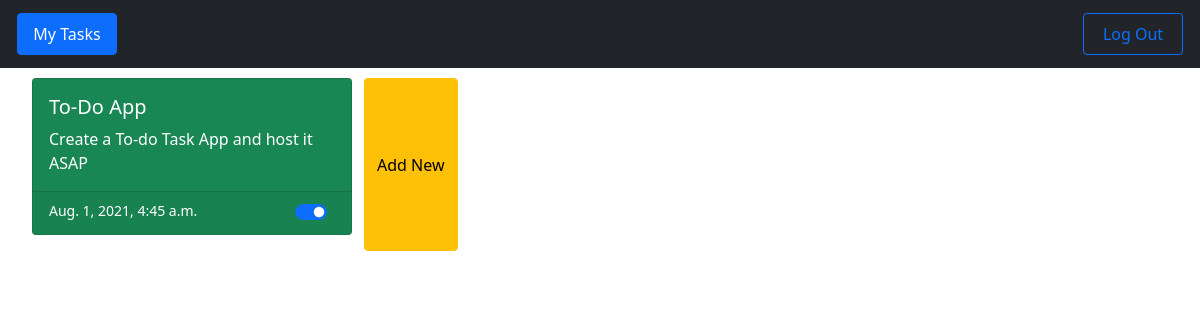
The page /todo/ (signed in) on the database its author committed.
### todo/models.py (models this page shows)
class Task(models.Model):
    STATUS_CHOICES = (
        ("open", "Open"),
        ("closed", "Closed"),
    )
    title = models.CharField(max_length = 64, )
    description = models.CharField(max_length = 500, blank=True )
    timestamp = models.DateTimeField(auto_now_add=True)
    status = models.CharField(max_length = 10, choices = STATUS_CHOICES, default = 'open')

### todo/views.py (the view)
# urls.py: path("", views.index, name="index"),
def index(request):
    if request.user.is_authenticated:
        UserTask.objects.get_or_create(user = request.user)
        return render(request, "todo/index.html",{
            "UserTask" : UserTask.objects.filter(user = request.user)
        })
    else:
        return HttpResponseRedirect(reverse("todo:login"))

### cart/context_processors.py (called while the page is built)
def cart(request):
    return {'cart': Cart(request)}

### todo/templates/todo/index.html (shortened to what this page needs)
{% extends "todo/layout.html" %}
{% load static %}
{% block body %}
  <div class="row row-cols-1 row-cols-md-auto g-4">
    {% for i in UserTask %}
      {% for j in i.tasks.all %}
        <div class="col">
          <a href="{% url 'todo:task' j.id %}" style="text-decoration:none">
            {% if j.status == "open" %}
              <div class="card text-white bg-success mb-3" id="task{{ j.id }}" style="max-width: 20rem;">
                <div class="card-body">
                  <h5 class="card-title">{{ j.title }}</h5>
                  <p class="card-text">{{ j.description }}</p>
                </div>
                <div class="card-footer">
                  <span class="row">
                    <small class="col-auto me-auto">{{ j.timestamp }}</small>
                    <span class="ms-auto col-auto">
                      <span class="form-check form-switch">
                        <form class="form" action="{% url 'todo:status' j.id %}?next=index" id="form{{ j.id }}" method="post">
                          <input name="status{{ j.id }}" class="form-check-input" type="checkbox" id="status{{ j.id }}"  onclick='statusClick({{ j.id }});'  data-bs-toggle="tooltip" data-bs-placement="top" title="Check to mark as Open Task" checked>
                        </form>
                      </span>
                    </span>
                  </span>
                </div>
              </div>
            {% endif %}
          </a>
        </div>
      {% endfor %}
    {% endfor %}
    <button type="button" class="btn btn-warning" name="button" data-bs-target="#AddModal" data-bs-toggle="modal">Add New</button>
  </div>
{% endblock %}

### static/todo/styles.css (style rules this page uses)
html { min-height: 100%; }
body { height: -webkit-fill-available; }

### rows shown on the page
Task: title "To-Do App", description "Create a To-do Task App and host it ASAP", timestamp "Aug. 1, 2021, 4:45 a.m."
